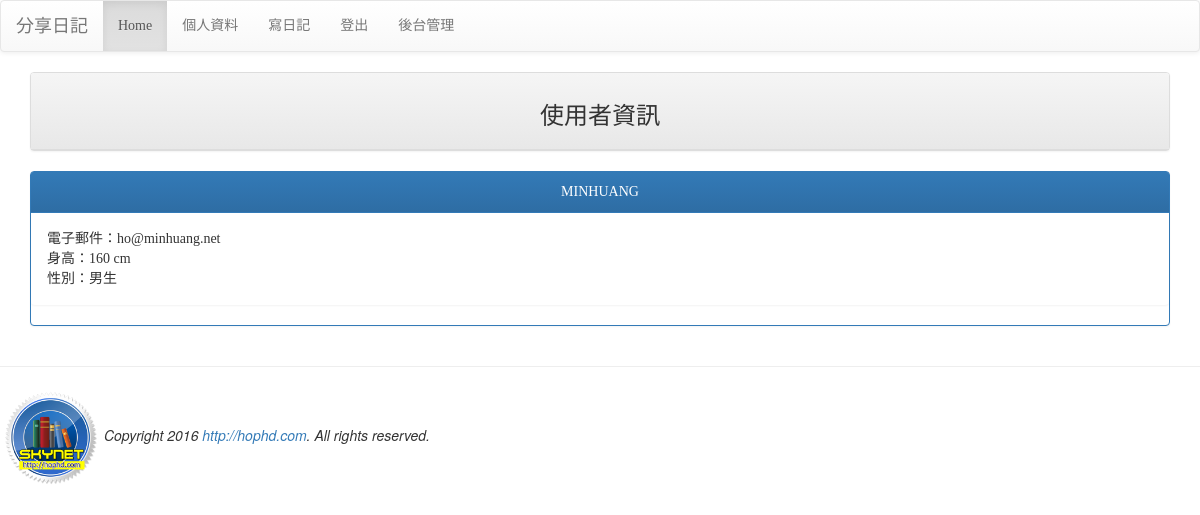
Page /userinfo/ (signed in) on the committed database.
### mysite/models.py (models this page shows, shortened)
class Profile(models.Model):
    user = models.OneToOneField(User, on_delete=models.CASCADE)
    height = models.PositiveIntegerField(default=160)
    male = models.BooleanField(default=False)
    website = models.URLField(null=True)

### mysite/views.py (the view)
# urls.py: url(r'^userinfo/$', views.userinfo),
@login_required(login_url='/login/')
def userinfo(request):
    if request.user.is_authenticated():
        username = request.user.username
        try:
            user = User.objects.get(username=username)
            userinfo = models.Profile.objects.get(user=user)
        except:
            pass
    template = get_template('userinfo.html')
    html = template.render(locals())
    return HttpResponse(html)

### templates/userinfo.html (shortened to what this page needs)
{% extends "base.html" %}
{% block content %}
<div class='container'>
<div class='row'>
    <div class='col-md-12'>
        <div class='panel panel-default'>
            <div class='panel-heading' align=center>
                <h3>使用者資訊</h3>
            </div>
        </div>
    </div>
</div>
<div class='row'>
    <div class='col-md-12'>
        <div class='panel panel-primary'>
            <div class='panel-heading' align=center>
                {{ userinfo.user.username | upper }}
            </div>
            <div class='panel panel-body'>
                電子郵件：{{ userinfo.user.email }}<br/>
                身高：{{ userinfo.height }} cm<br/>
                性別：{{ userinfo.male | yesno:"男生,女生"}}
            </div>
        </div>
    </div>
</div>
</div>
{% endblock %}

### templates/base.html (style rules this page uses)
h1, h2, h3, h4, h5, p, div { font-family: 微軟正黑體; }

### rows in the picture
Profile: user.username "MINHUANG", user.email "ho@minhuang.net", height "160", male "男生"
